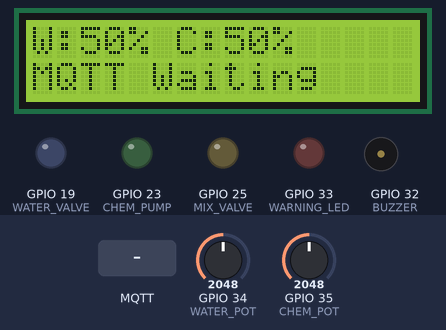
Recording of a program running on a simulated ESP32. Shown: 16×2 character LCD, output pins drawn as LEDs (lit = HIGH), buzzer (waves = sounding). The test bench sets the inputs (shaded band); at power-on: GPIO 34 (WATER_POT) = 2048, GPIO 35 (CHEM_POT) = 2048. WiFi joins after 1.5 s; servers stay silent unless stated; no MQTT or app messages arrive unless stated; what the program prints to the serial monitor is not drawn.

Above: at 4.8 s.
4.9 s: MQTT message "REFILL_REQUEST" arrives on the first subscribed topic
At 5.7 s:
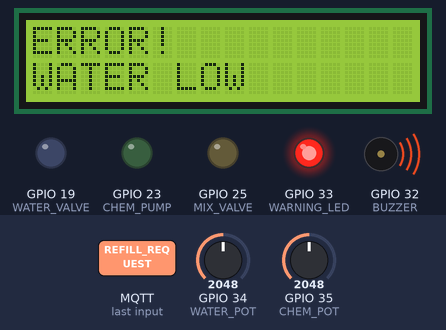
6.5 s: GPIO 34 (WATER_POT) set to 2866
At 9.2 s:
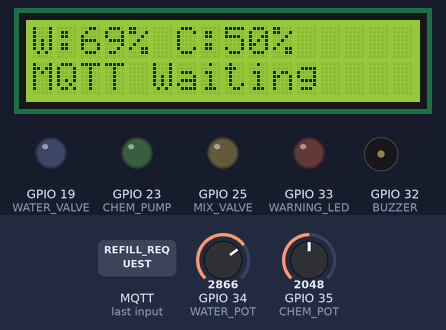
9.5 s: GPIO 35 (CHEM_POT) set to 2866
At 10.8 s:
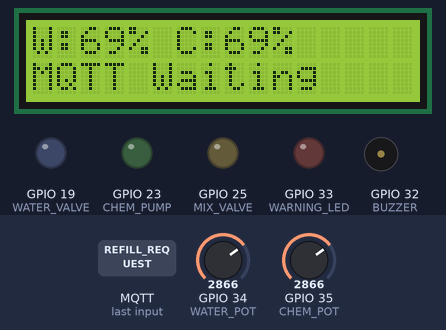
11.1 s: GPIO 34 (WATER_POT) set to 3603
At 12.4 s:
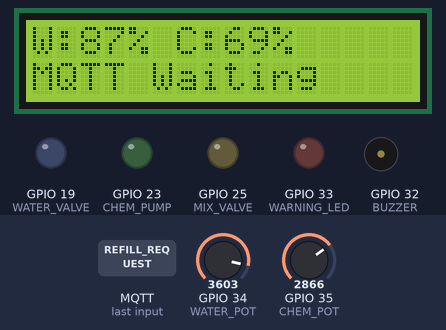
12.8 s: GPIO 35 (CHEM_POT) set to 3603
At 14.0 s:
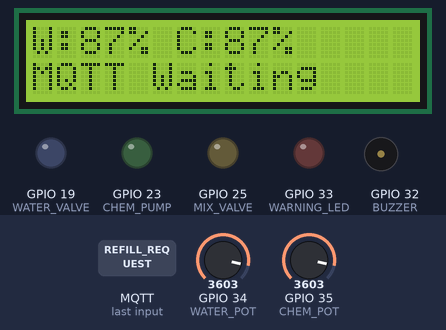
Timing chart, 0 to 15.8 s (numbered marks = the images above; inputs shaded):
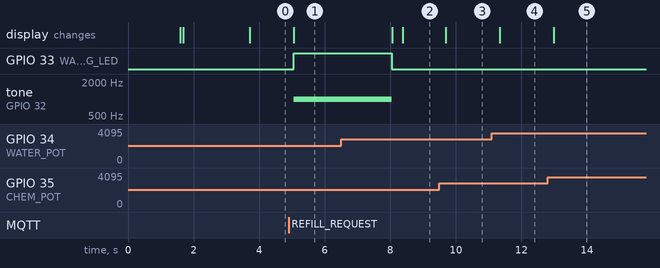

Measured:
- after the input at 4.9 s, GPIO 33 (WARNING_LED): LOW → HIGH after 0.15 s; tone on GPIO 32 (BUZZER): silent → 1000 Hz after 0.15 s; the display: changes after 0.15 s (image 1)
- after the input at 9.5 s, the display: changes after 0.20 s (image 3)
- after the input at 11.1 s, the display: changes after 0.24 s (image 4)
- after the input at 12.8 s, the display: changes after 0.18 s (image 5)

The program:

main.cpp
```cpp
#include <Arduino.h>
#include <LiquidCrystal_I2C.h>
#include <PubSubClient.h>
#include <WiFi.h>
#include <WiFiClientSecure.h>
#include <Wire.h>

#define WATER_POT 34
#define CHEM_POT 35

#define WATER_VALVE 19
#define CHEM_PUMP 23
#define MIX_VALVE 25
#define WARNING_LED 33
#define BUZZER 32

const char *WIFI_SSID = "Wokwi-GUEST";
const char *WIFI_PASSWORD = "";

const char *MQTT_HOST = "d26cc7cca3784e2486968e90e57f2349.s1.eu.hivemq.cloud";
const uint16_t MQTT_PORT = 8883;
const char *MQTT_USERNAME = "weenuka";
const char *MQTT_PASSWORD = "Weenuka@2003";

const char *TOPIC_REFILL_REQUEST = "hospital/refill/request";
const char *TOPIC_REFILL_STATUS = "hospital/refill/status";

LiquidCrystal_I2C lcd(0x27, 16, 2);
WiFiClientSecure secureClient;
PubSubClient mqtt(secureClient);

volatile bool refillRequested = false;
volatile int requestedTankLevel = 0;

void connectWiFi();
void connectMqtt();
void mqttCallback(char *topic, byte *payload, unsigned int length);
void stopAll();
void errorAlarm(const String &message);
void handleRefillRequest(int waterLevel, int chemLevel, int tankLevel);

void setup() {
  Serial.begin(115200);

  pinMode(WATER_VALVE, OUTPUT);
  pinMode(CHEM_PUMP, OUTPUT);
  pinMode(MIX_VALVE, OUTPUT);
  pinMode(WARNING_LED, OUTPUT);
  pinMode(BUZZER, OUTPUT);

  lcd.init();
  lcd.backlight();
  stopAll();

  connectWiFi();
  secureClient.setInsecure();
  mqtt.setServer(MQTT_HOST, MQTT_PORT);
  mqtt.setCallback(mqttCallback);
  connectMqtt();

  lcd.setCursor(0, 0);
  lcd.print("Supply ESP32");
  lcd.setCursor(0, 1);
  lcd.print("MQTT Ready");
  delay(2000);
  lcd.clear();
}

void loop() {
  if (!mqtt.connected()) {
    connectMqtt();
  }
  mqtt.loop();

  int waterLevel = map(analogRead(WATER_POT), 0, 4095, 0, 100);
  int chemLevel = map(analogRead(CHEM_POT), 0, 4095, 0, 100);

  lcd.setCursor(0, 0);
  lcd.print("W:");
  lcd.print(waterLevel);
  lcd.print("% C:");
  lcd.print(chemLevel);
  lcd.print("%   ");

  lcd.setCursor(0, 1);
  lcd.print("MQTT Waiting   ");

  if (refillRequested) {
    refillRequested = false;
    handleRefillRequest(waterLevel, chemLevel, requestedTankLevel);
  }

  delay(300);
}

void connectWiFi() {
  WiFi.mode(WIFI_STA);
  WiFi.begin(WIFI_SSID, WIFI_PASSWORD);

  lcd.clear();
  lcd.setCursor(0, 0);
  lcd.print("Connecting WiFi");

  while (WiFi.status() != WL_CONNECTED) {
    delay(500);
    Serial.print(".");
  }

  Serial.println();
  Serial.print("WiFi connected: ");
  Serial.println(WiFi.localIP());
}

void connectMqtt() {
  while (!mqtt.connected()) {
    lcd.clear();
    lcd.setCursor(0, 0);
    lcd.print("MQTT Connect...");

    String clientId = "hospital-supply-" + String((uint32_t)ESP.getEfuseMac(), HEX);
    if (mqtt.connect(clientId.c_str(), MQTT_USERNAME, MQTT_PASSWORD)) {
      mqtt.subscribe(TOPIC_REFILL_REQUEST);
      Serial.println("MQTT connected as supply");
      lcd.setCursor(0, 1);
      lcd.print("Connected       ");
    } else {
      Serial.print("MQTT failed, rc=");
      Serial.println(mqtt.state());
      lcd.setCursor(0, 1);
      lcd.print("Retry MQTT      ");
      delay(3000);
    }
  }
}

void mqttCallback(char *topic, byte *payload, unsigned int length) {
  String message;
  for (unsigned int i = 0; i < length; i++) {
    message += static_cast<char>(payload[i]);
  }

  Serial.print("MQTT received ");
  Serial.print(topic);
  Serial.print(": ");
  Serial.println(message);

  if (String(topic) == TOPIC_REFILL_REQUEST && message.startsWith("REFILL_REQUEST")) {
    int separatorIndex = message.indexOf(':');
    requestedTankLevel = separatorIndex >= 0 ? message.substring(separatorIndex + 1).toInt() : 0;
    requestedTankLevel = constrain(requestedTankLevel, 0, 100);
    refillRequested = true;
  }
}

void handleRefillRequest(int waterLevel, int chemLevel, int tankLevel) {
  int refillAmount = 100 - constrain(tankLevel, 0, 100);
  int waterNeeded = refillAmount;
  int chemNeeded = max(5, refillAmount / 5);

  Serial.print("Tank level: ");
  Serial.print(tankLevel);
  Serial.print("%, refill amount: ");
  Serial.print(refillAmount);
  Serial.println("%");

  if (waterLevel < waterNeeded) {
    errorAlarm("WATER LOW");
    mqtt.publish(TOPIC_REFILL_STATUS, "REFILL_FAILED:WATER LOW");
    return;
  }

  if (chemLevel < chemNeeded) {
    errorAlarm("CHEM LOW");
    mqtt.publish(TOPIC_REFILL_STATUS, "REFILL_FAILED:CHEM LOW");
    return;
  }

  lcd.clear();
  lcd.setCursor(0, 0);
  lcd.print("Need:");
  lcd.print(refillAmount);
  lcd.print("%");

  digitalWrite(WATER_VALVE, HIGH);
  digitalWrite(CHEM_PUMP, HIGH);
  digitalWrite(MIX_VALVE, HIGH);
  mqtt.publish(TOPIC_REFILL_STATUS, "REFILL_STARTED");

  for (int i = 0; i <= 100; i += 10) {
    lcd.setCursor(0, 1);
    lcd.print("Supplying:");
    lcd.print(i);
    lcd.print("%   ");
    String progress = "REFILL_PROGRESS:" + String(i);
    mqtt.publish(TOPIC_REFILL_STATUS, progress.c_str());
    delay(500);
    mqtt.loop();
  }

  stopAll();

  lcd.clear();
  lcd.setCursor(0, 0);
  lcd.print("Refill Complete");
  lcd.setCursor(0, 1);
  lcd.print("MQTT Sent");

  mqtt.publish(TOPIC_REFILL_STATUS, "REFILL_COMPLETE");
  delay(2000);
  lcd.clear();
}

void errorAlarm(const String &message) {
  stopAll();

  lcd.clear();
  lcd.setCursor(0, 0);
  lcd.print("ERROR!");
  lcd.setCursor(0, 1);
  lcd.print(message);

  digitalWrite(WARNING_LED, HIGH);
  tone(BUZZER, 1000);
  delay(3000);
  noTone(BUZZER);
  digitalWrite(WARNING_LED, LOW);
  lcd.clear();
}

void stopAll() {
  digitalWrite(WATER_VALVE, LOW);
  digitalWrite(CHEM_PUMP, LOW);
  digitalWrite(MIX_VALVE, LOW);
}
```
